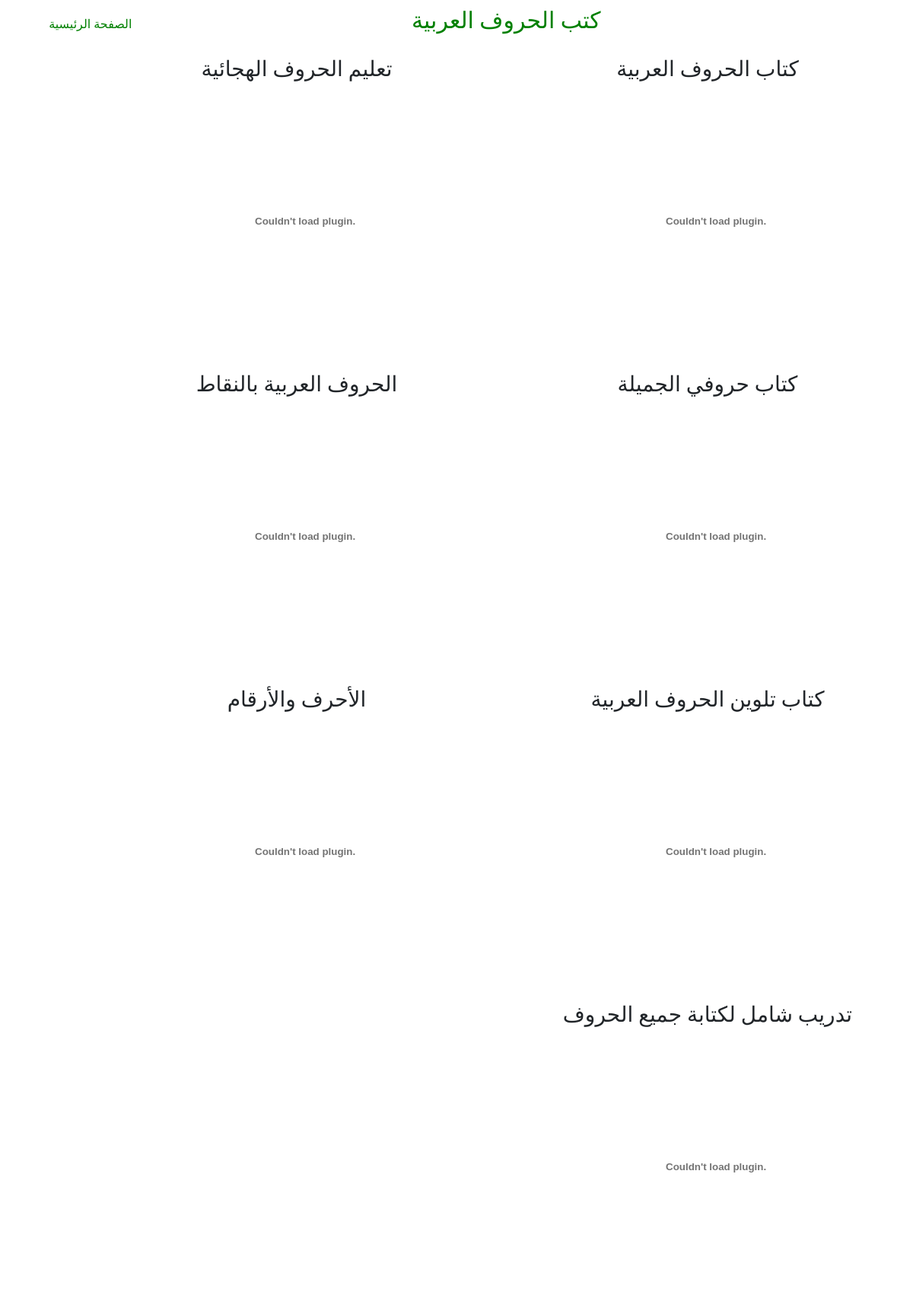
Page /bookletter.php on the committed database.
### tables this page shows
CREATE TABLE `books` (
  `book_id` int(20) NOT NULL,
  `book_name` text NOT NULL,
  `book_number` int(20) NOT NULL,
  `file_url` text NOT NULL,
  `department_id` int(20) NOT NULL
);

### bookletter.php (the view, shortened to what this page needs)
<!DOCTYPE html>
<html lang="en">
<head>
    <link rel="stylesheet" href="https://cdn.jsdelivr.net/npm/bootstrap@4.6.0/dist/css/bootstrap.min.css"
>
</head>
<body >
<section class="sectiontitlebook ">
       <h2 class="section-title-book">  كتب الحروف العربية </h2>
       <span class="link2"><a href="indexs.php" style="text-decoration: none;" class="hover-title">الصفحة الرئيسية</a></span>
</section>
<?php
include 'database.php';
              $bookletter = @mysqli_query($con,"SELECT book_name,file_url FROM books WHERE department_id=1");
             if(@mysqli_num_rows($bookletter) == 0)
	          echo"Errro: No lesson founded";
             else{
	        while($letters = @mysqli_fetch_array($bookletter)){
 ?>
            <div class="content-book">
                  <div class="book-content">
                  <h3 class="book_title "><?php echo $letters['book_name']; ?></h3>
                   <div class="bookpdf">
                   <embed  src="Admin/upload/<?php echo $letters['file_url'];?>" width="100%" height="340px"/>
                   </div>
                   </div>
            </div>
<?php
            }}
?>
</body>
</html>

### bookletter.php (style rules this page uses)
html { direction: rtl; }
body { direction: rtl; font-family:"tajawal",sans-serif; text-align: right; }
.sectiontitlebook { width: 100%; padding: 9px; color:green; }
.section-title-book { display: inline-block; text-align: left; width: 55%; font-size: 30px; }
.link2 { display: inline-block; width: 40%; text-align: left; }
.hover-title { color: green; }
.content-book { width: 37%; height: 400px; float: right; margin: 7px 4%; }
.book_title { height: 25%; padding: 5px; text-align: center; }
.bookpdf { height: 90%; padding-left:5% ; }

### rows in the picture
books: book_name "كتاب الحروف العربية"
books: book_name "تعليم الحروف الهجائية"
books: book_name "كتاب حروفي الجميلة"
books: book_name "الحروف العربية بالنقاط"
books: book_name "كتاب تلوين الحروف العربية"
books: book_name "الأحرف والأرقام"
books: book_name "تدريب شامل لكتابة جميع الحروف"
